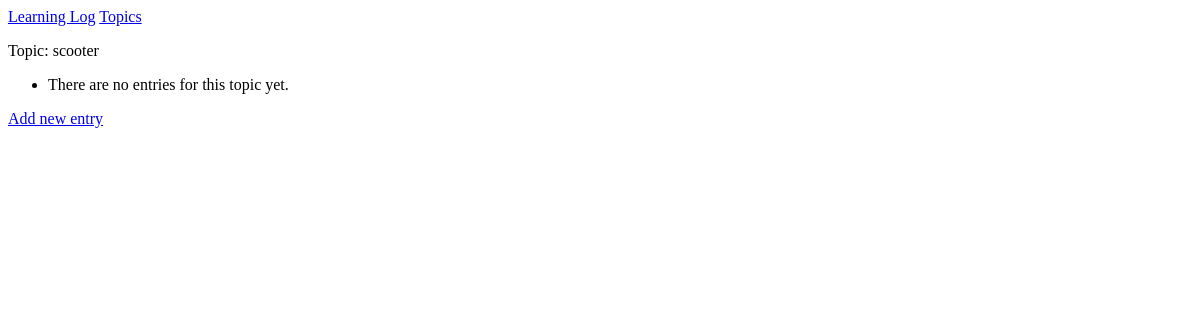
Before: /topics/3/ with the older database file.
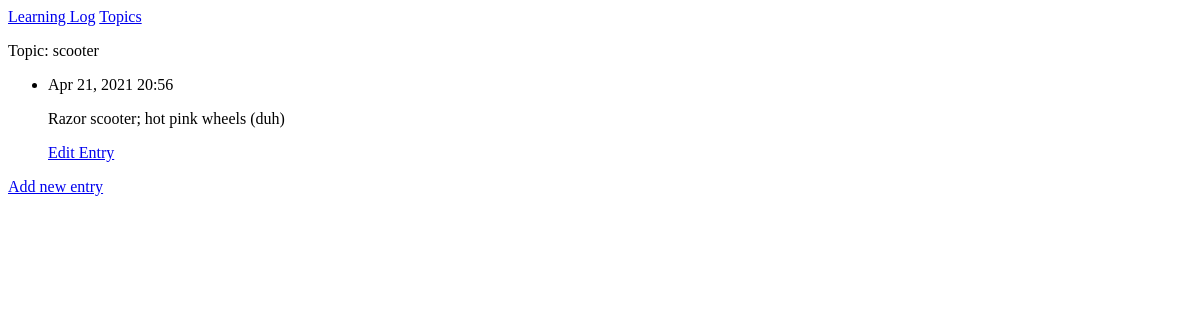
After: the same page with the newer database file.
### MainApp/models.py (models this page shows, shortened)
class Topic(models.Model):
    text = models.CharField(max_length=200)
    date_added = models.DateTimeField(
        auto_now_add=True
    )  # Like "GetDate" function in SQL
    def __str__(self):
        return self.text

class Entry(models.Model):
    topic = models.ForeignKey(Topic, on_delete=models.CASCADE)
    text = models.TextField()
    date_added = models.DateTimeField(auto_now_add=True)
    class Meta:
        verbose_name_plural = "entries"

### MainApp/views.py (the view)
# urls.py: path("topics/<int:topic_id>/", views.topic, name="topic"),
def topic(request, topic_id):
    topic = Topic.objects.get(id=topic_id)
    entries = topic.entry_set.order_by("-date_added")  # The - puts it in desc order
    context = {"topic": topic, "entries": entries}
    return render(request, "MainApp/topic.html", context)

### MainApp/templates/MainApp/topic.html
{% extends "MainApp/base.html" %}
{%block content%}
<p>Topic: {{topic}}
<p>
<ul>
    {%for entry in entries %}
    <li>
        <p>{{entry.date_added | date:'M d, Y H:i' }}</p>
        <p>{{entry.text | linebreaks }}</p>
        <p>
            <a href="{% url 'MainApp:edit_entry' entry.id %}">Edit Entry</a>
    </li>
    {% empty %}
    <li>There are no entries for this topic yet.</li>
    {%endfor%}
</ul>
<p>
    <a href="{% url 'MainApp:new_entry' topic.id %}">Add new entry</a>
</p>
{%endblock content%}

### MainApp/templates/MainApp/base.html
<p>
    <a href="{% url 'MainApp:index' %}">Learning Log</a>
    <a href="{% url 'MainApp:topics' %}">Topics</a>
</p>
{%block content%}
{%endblock content%}

Changed rows visible on the page:
added Entry: date_added "Apr 21, 2021 20:56", text "Razor scooter; hot pink wheels (duh)"
Other visible differences:
text no longer shown: "There are no entries for this topic yet."
